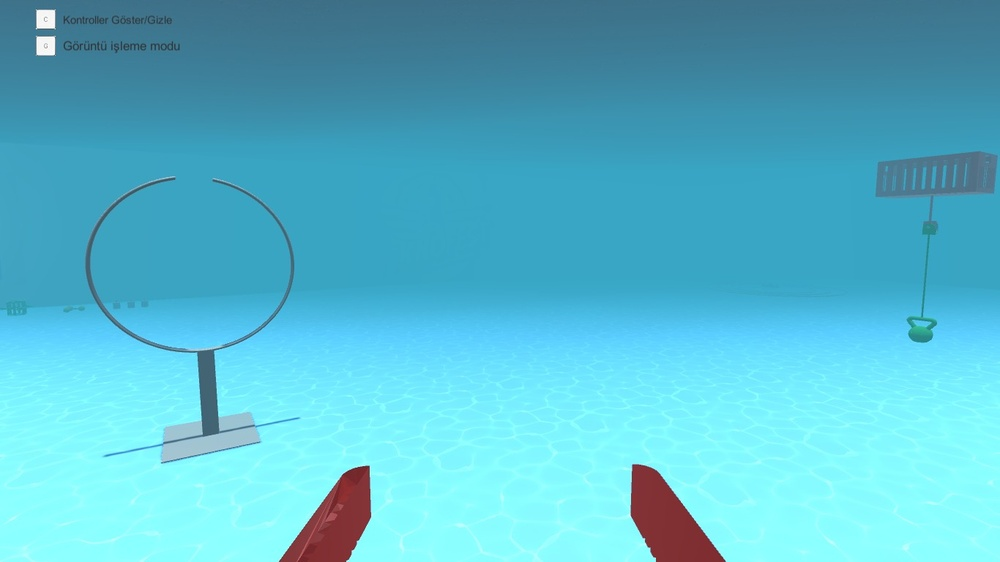
#> input picture 2019-2020/Image Processing/circ1.jpg, 1000 x 562 px, shrunk from 1366 x 768 before the run, given in place of the camera
$ python cam_frame_trying2.py
#> lines starting #> are read from the running program, lines starting #| are printed output that depends on the picture; after the words box and inside, x2 and y2 are one past the last pixel; in counts of white or black regions, pixels touching at a corner belong together
# image processing lib.
import cv2
import numpy as np
import time

j=1

def control(center, circle):  # ekranın merkezi ile çemberin merkezini kıyaslama
    x = center[0] - circle[0]
    y = center[1] - circle[1]
    return x, y

def konumlama(center, circle):
    dif = control(center, circle)  # x, y
    if dif[0] <= 0 and dif[1] > 0:  # 1. region
        print("Hedef 1. bolgede")
        # araç t sn sağa gidecek
        print("saga gidiliyor...")
        print("yukarı gidiliyor...")

    elif dif[0] > 0 and dif[1] > 0:  # 2. region
        print("Hedef 2. bolgede")
        # araç t sn sola gidecek
        print("sola gidiliyor...")
        # araç t sn yukarı gidecek
        print("yukarı gidiliyor...")

    elif dif[0] >= 0 and dif[1] <= 0:  # 3. region
        print("Hedef 3. bolgede")
        # araç t sn sola gidecek
        print("sola gidiliyor...")
        print("asagı gidiliyor...")

    elif dif[0] < 0 and dif[1] <= 0:  # 4. region
        print("Hedef 4. bolgede")
        # araç t sn sağa gidecek
        print("saga gidilecek...")
        print("asagı gidiliyor...")

    else:
        print("Osman, problemimiz var!")


def gudumleme(yari_cap, thr):  # ekrandaki çemberin yarı çapını al, threshold değer ile karşılaştır, duruma göre güdümle
    print("gudumleme fonksiyonuna girildi!")
    thr_f = thr * 0,60  # karşılaştırma için threshold değeri
    if yari_cap < thr_f:  # biraz ilerlemeye ihtiyacın va
        print("ilerliyor...")

    elif yari_cap >= thr_f:  # yeterince yakınsın, bas gaza
        print("yeeyy, mişşın kompleytıt")

    return 0

def FindCircle(img, min, max,j):

    print("FindCirc calısıyor...")
    img_gray = cv2.cvtColor(img, cv2.COLOR_BGR2GRAY)
    img_blur = cv2.medianBlur(img_gray, 7)
    cv2.imshow("img", img)
    cv2.imwrite('/home/fece/DEU ROV/images/img_image%s.jpg' %j, img)
    print("img cekti")
    kernal = np.ones((1, 1), "uint8")
    img = cv2.dilate(img_blur, kernal)
    cv2.imshow("filtered image", img)

    circle = cv2.HoughCircles(img_gray, cv2.HOUGH_GRADIENT, 1, img.shape[0] / 64,
                              param1=30, param2=20,
                              minRadius=min, maxRadius=max)
    if circle is None:
        ######################## Arama Fonksiyonu############
        #arama_deneme()
        print("arama calısacak!!!!!!")
        print("circle yok")
        return(FindCircle(frame,0,200,j))


    elif circle is not None:
        circle = np.uint16(np.around(circle))
        # (contours, hierarchy) = cv2.findContours(img_gray, cv2.RETR_TREE, cv2.CHAIN_APPROX_SIMPLE)
        # for pic, contour in enumerate(contours):
        # area = cv2.contourArea(contour)
        i = circle[0, 0]
        cv2.circle(img, (i[0], i[1]), i[2], (255, 0, 0), 2)  # tespit edilen çemberi çiz
        cv2.circle(img, (i[0], i[1]), 2, (255, 0, 0), 10)  # tespit edilen çemberin ortasını çiz
        circle = (i[0], i[1], i[2])  # x, y, r
        circle = np.int0(circle)
        print(circle)
        cv2.imshow("detected", img)
        cv2.imwrite('/home/fece/DEU ROV/images/image%s.jpg' % j,img)
        print("detecected cekildi")
        j += j # save the "img" as 'submarine1_2.png'
        # "img"'yi 'submarine1_2.png' olarak kaydet
        return circle,j

    else:
        print("gecmis olsun")
        return 0
    cv2.destroyAllWindows()

cap = cv2.VideoCapture(0)
#cap = cv2.resize(cap,(720,480))
j=1

while cap.isOpened():
    # Capture frame-by-frame
    _, frame = cap.read()
#> frame is the input picture: shape (562, 1000, 3); mean B, G, R 206.5, 185, 88
    frame = cv2.flip(frame,0)
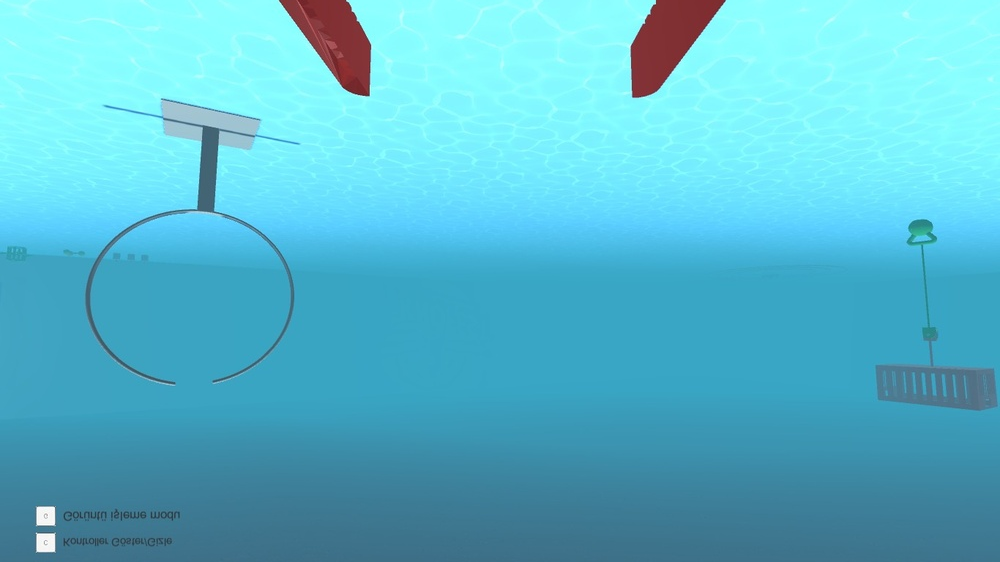
#> frame: shape (562, 1000, 3); mean B, G, R 206.5, 185, 88
    frame = cv2.flip(frame,1)
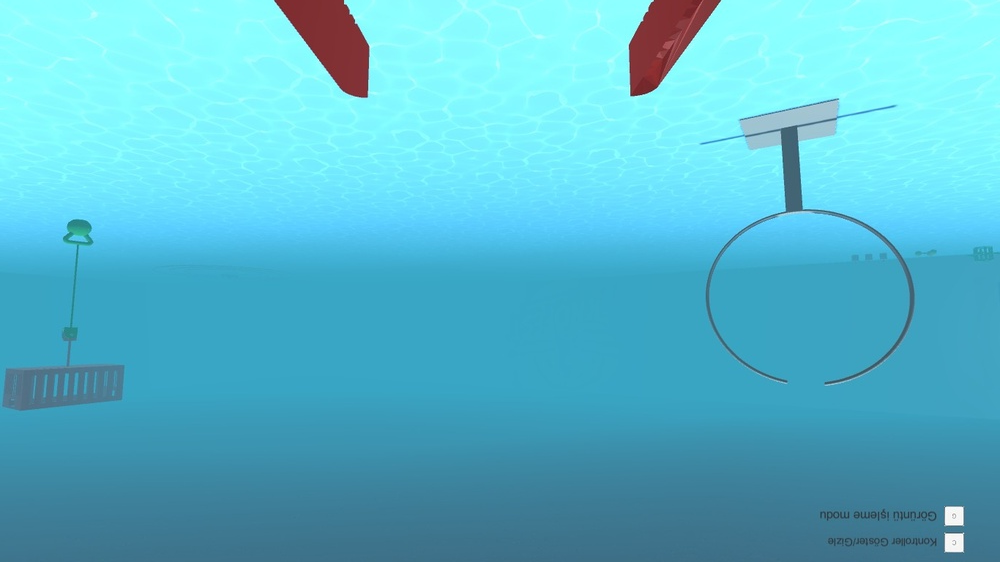
#> frame: shape (562, 1000, 3); mean B, G, R 206.5, 185, 88
    dimensions = frame.shape
#> dimensions = (562, 1000, 3)
    height = frame.shape[0]
#> height = 562
    width = frame.shape[1]
#> width = 1000
    center = (width / 2, height / 2)  # 360, 240
#> center = (500, 281)
    center = np.int0(center)
#> center = [500, 281]
    print("screen center = {}".format(center))
#| screen center = [500 281]

    circle,j = FindCircle(frame, 0, 200,j)
#> in FindCircle, `img_gray = cv2.cvtColor(img, cv2.COLOR_BGR2GRAY)`:
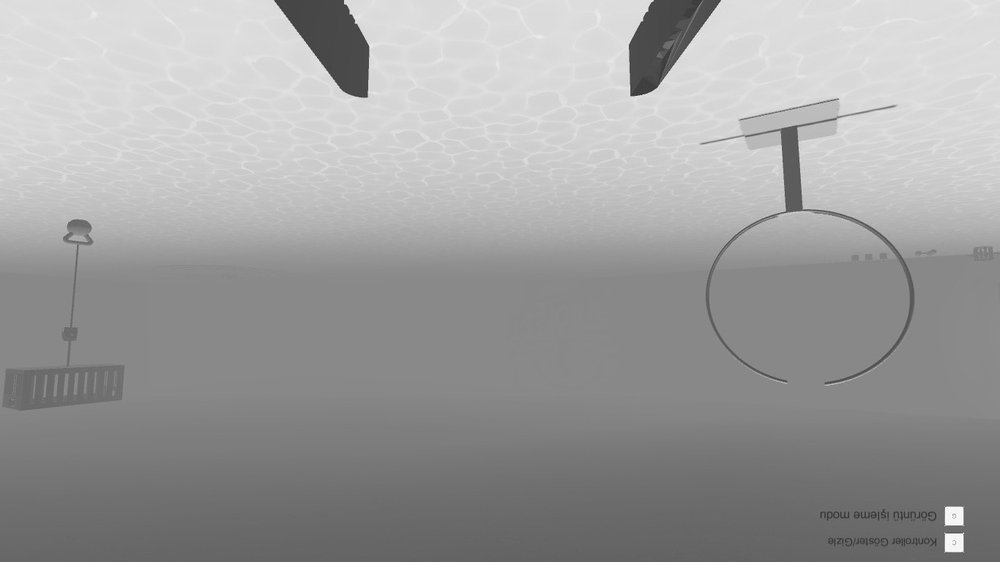
#> img_gray: shape (562, 1000); min 42, max 255, mean 158.5
#> in FindCircle, `circle = cv2.HoughCircles(img_gray, cv2.HOUGH_GRADIENT, 1, img.shape[0..`: circle = 2078 rows, first 8: [810.5, 273.5, 109.1], [809.5, 282.5, 103.6], [268.5, 308.5, 197.2], [258.5, 300.5, 186.2], [811.5, 319.5, 110.3], [241.5, 284.5, 168.6], [805.5, 254.5, 129], [823.5, 245.5, 140]
#> in FindCircle, `circle = np.uint16(np.around(circle))`: circle = 2078 rows, first 8: [810, 274, 109], [810, 282, 104], [268, 308, 197], [258, 300, 186], [812, 320, 110], [242, 284, 169], [806, 254, 129], [824, 246, 140]
#> in FindCircle, `i = circle[0, 0]`: i = [810, 274, 109]
#> in FindCircle, `cv2.circle(img, (i[0], i[1]), i[2], (255, 0, 0), 2)`:
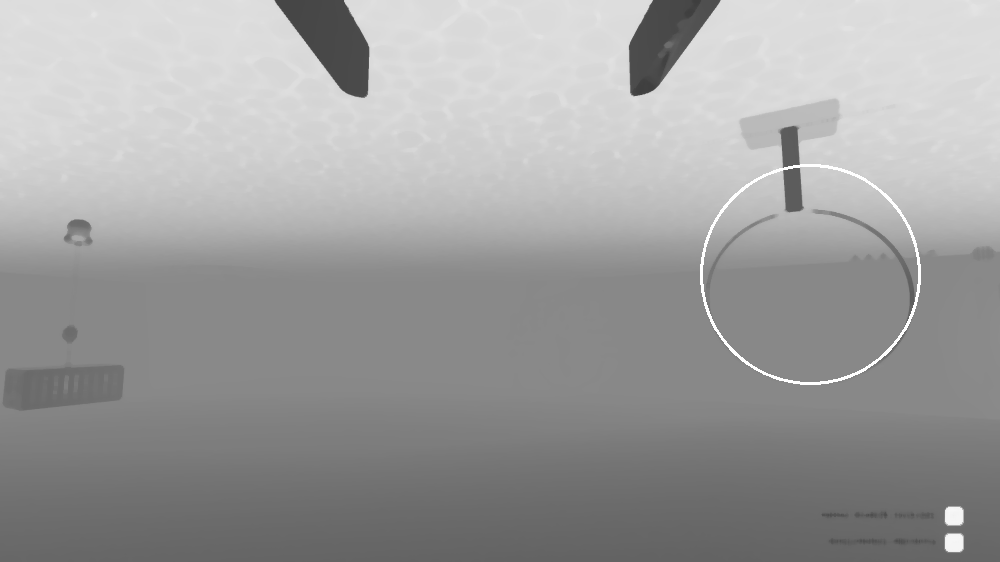
#> img: shape (562, 1000); min 62, max 255, mean 158.9
#> in FindCircle, `cv2.circle(img, (i[0], i[1]), 2, (255, 0, 0), 10)`: img: shape (562, 1000); 0.03% of pixels changed, all inside (x1, y1, x2, y2) = (803, 267, 818, 282)
#> in FindCircle, `circle = (i[0], i[1], i[2])`: circle = (810, 274, 109)
#> in FindCircle, `circle = np.int0(circle)`: circle = [810, 274, 109]
#| [810 274 109]
#> circle = [810, 274, 109]; j = 2
    time.sleep(3)

    if center[0] in range(circle[0] - 25, circle[0] + 25) \
            and center[1] in range(circle[1] - 25, circle[1] + 25):
        #################### Güdümleme
        print("Güdümleme")
        gudumleme(circle[2],center[0])
        # çember boyut sınırlama ve bitiş
        # mission tamamlandı, yukarı çıkabilirsin
        cap.release()
        cap = cv2.VideoCapture(0)

    else:
        ################### Konumlama
        print("Konumlama")
        # x ekseninde konumlan
        konumlama(center,circle)
#> in control, `x = center[0] - circle[0]`: x = -310
#> in control, `y = center[1] - circle[1]`: y = 7
#> in konumlama, `dif = control(center, circle)`: dif = (-310, 7)
        ###FindCircle(img, circle[2] - 5, circle[2] + 5)
        cap.release()
        cap = cv2.VideoCapture(0)


        # y ekseninde konumlan
    if cv2.waitKey(50) & 0xFF == ord('q'):
#> (key q is pressed here)
        break

# When everything done, release the capture
cap.release()
cv2.destroyAllWindows()
